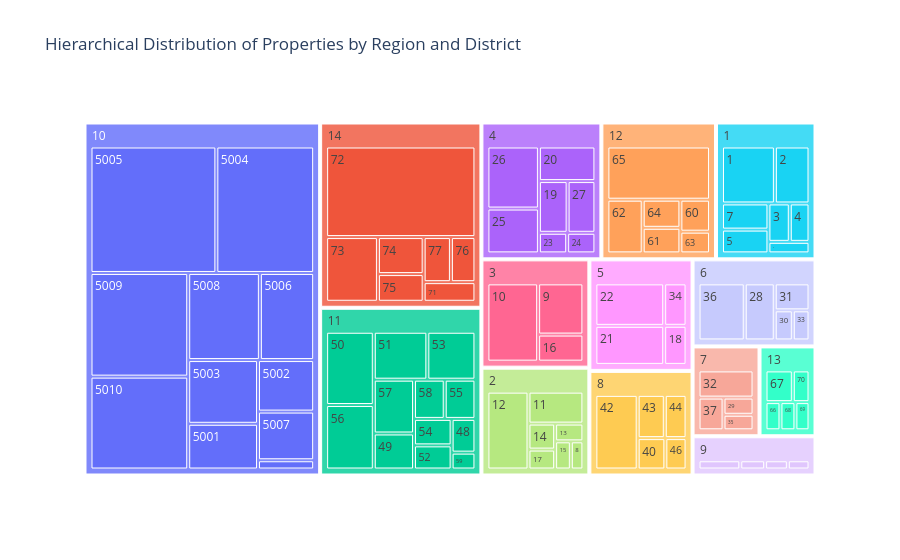

The notebook cell this image was saved under:
### Code cell
import plotly.express as px

# Visualize the hierarchy of location
fig = px.treemap(df, path=['locality_region_id', 'district_id'], 
                 title='Hierarchical Distribution of Properties by Region and District')
fig.show()

### Figure 1 — Plotly figure (JSON) as saved in the notebook; plotly's stock layout.template omitted (floating-point values rounded to 4 significant figures)
{"data": [{"branchvalues": "total", "domain": {"x": [0, 1], "y": [0, 1]}, "hovertemplate": "labels=%{label}<br>count=%{value}<br>parent=%{parent}<br>id=%{id}<extra></extra>", "ids": ["10/5008", "10/5005", "10/5006", "10/5009", "10/5010", "10/5004", "10/5001", "10/5002", "10/5003", "10/5007", "4/20", "10/47", "8/42", "14/72", "1/3", "11/50", "1/7", "14/74", "5/18", "6/31", "14/73", "11/57", "9/38", "2/14", "3/10", "5/34", "7/32", "14/71", "3/9", "4/19", "11/54", "8/43", "6/28", "5/21", "1/2", "4/26", "12/65", "2/13", "14/77", "6/36", "14/76", "2/12", "11/56", "1/1", "9/39", "2/11", "11/49", "5/22", "4/23", "4/27", "13/67", "1/5", "11/58", "11/53", "7/29", "4/25", "11/55", "8/44", "14/75", "7/37", "7/35", "8/40", "1/4", "12/60", "13/70", "9/41", "6/30", "12/62", "13/66", "11/48", "11/59", "11/51", "12/63", "12/61", "2/15", "6/33", "9/45", "3/16", "2/17", "11/52", "2/8", "13/68", "12/64", "8/46", "4/24", "13/69", "1/6", "10", "4", "8", "14", "1", "11", "5", "6", "9", "2", "3", "7", "12", "13"], "labels": ["5008", "5005", "5006", "5009", "5010", "5004", "5001", "5002", "5003", "5007", "20", "47", "42", "72", "3", "50", "7", "74", "18", "31", "73", "57", "38", "14", "10", "34", "32", "71", "9", "19", "54", "43", "28", "21", "2", "26", "65", "13", "77", "36", "76", "12", "56", "1", "39", "11", "49", "22", "23", "27", "67", "5", "58", "53", "29", "25", "55", "44", "75", "37", "35", "40", "4", "60", "70", "41", "30", "62", "66", "48", "59", "51", "63", "61", "15", "33", "45", "16", "17", "52", "8", "68", "64", "46", "24", "69", "6", "10", "4", "8", "14", "1", "11", "5", "6", "9", "2", "3", "7", "12", "13"], "name": "", "parents": ["10", "10", "10", "10", "10", "10", "10", "10", "10", "10", "4", "10", "8", "14", "1", "11", "1", "14", "5", "6", "14", "11", "9", "2", "3", "5", "7", "14", "3", "4", "11", "8", "6", "5", "1", "4", "12", "2", "14", "6", "14", "2", "11", "1", "9", "2", "11", "5", "4", "4", "13", "1", "11", "11", "7", "4", "11", "8", "14", "7", "7", "8", "1", "12", "13", "9", "6", "12", "13", "11", "11", "11", "12", "12", "2", "6", "9", "3", "2", "11", "2", "13", "12", "8", "4", "13", "1", "", "", "", "", "", "", "", "", "", "", "", "", "", ""], "type": "treemap", "values": [313, 798, 237, 508, 455, 620, 160, 145, 223, 137, 121, 26, 218, 759, 52, 200, 77, 95, 59, 69, 188, 124, 79, 47, 269, 64, 119, 57, 157, 92, 57, 81, 126, 181, 125, 198, 340, 34, 69, 194, 62, 217, 176, 191, 43, 119, 83, 197, 36, 89, 72, 70, 69, 132, 41, 143, 69, 65, 71, 65, 37, 60, 48, 59, 44, 41, 40, 118, 35, 46, 23, 147, 40, 60, 30, 37, 47, 83, 36, 52, 24, 35, 66, 46, 36, 33, 30, 3622, 715, 470, 1301, 593, 1178, 501, 466, 210, 507, 509, 262, 683, 219]}], "layout": {"legend": {"tracegroupgap": 0}, "title": {"text": "Hierarchical Distribution of Properties by Region and District"}}}
